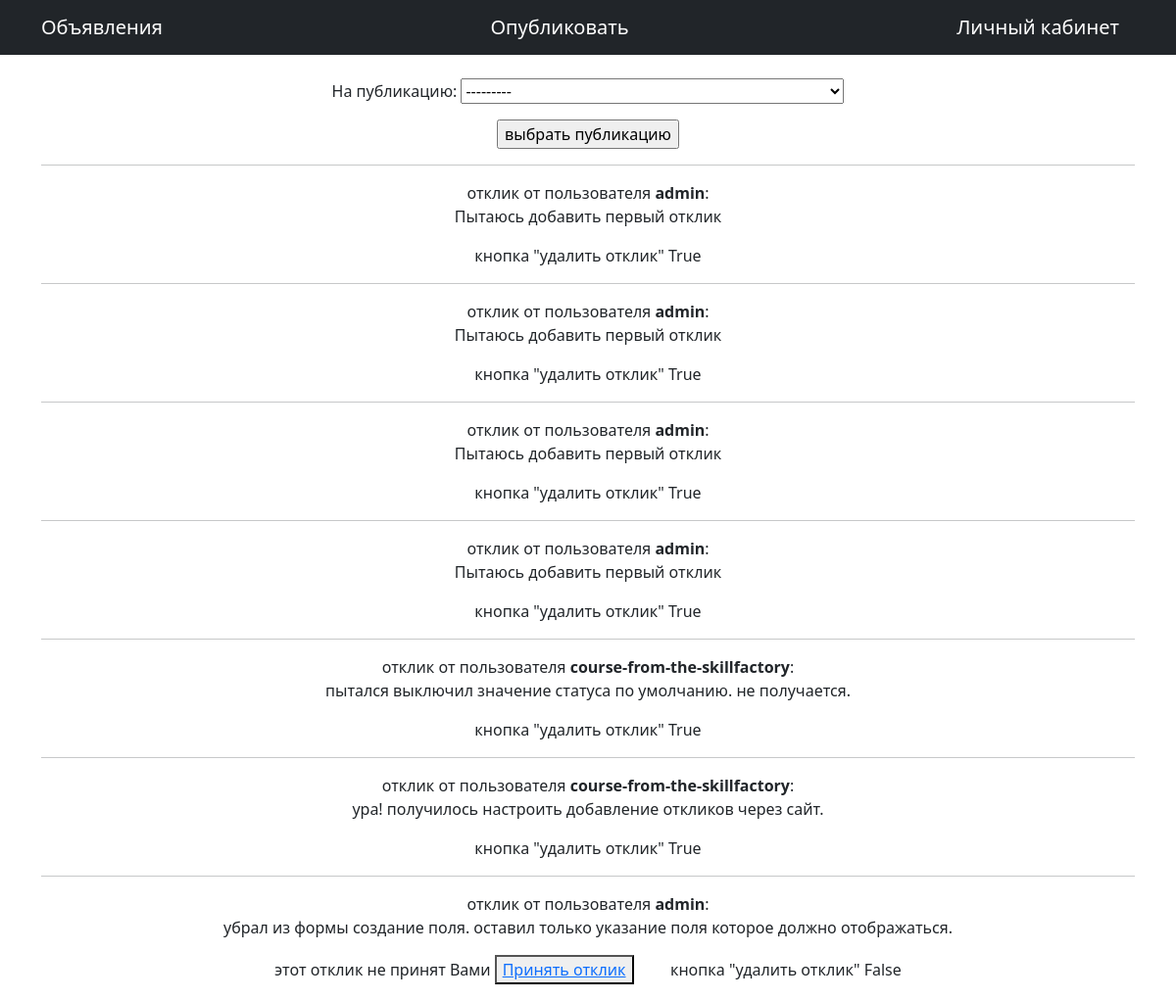
/private/ (signed in), run on an earlier commit of the app's database.
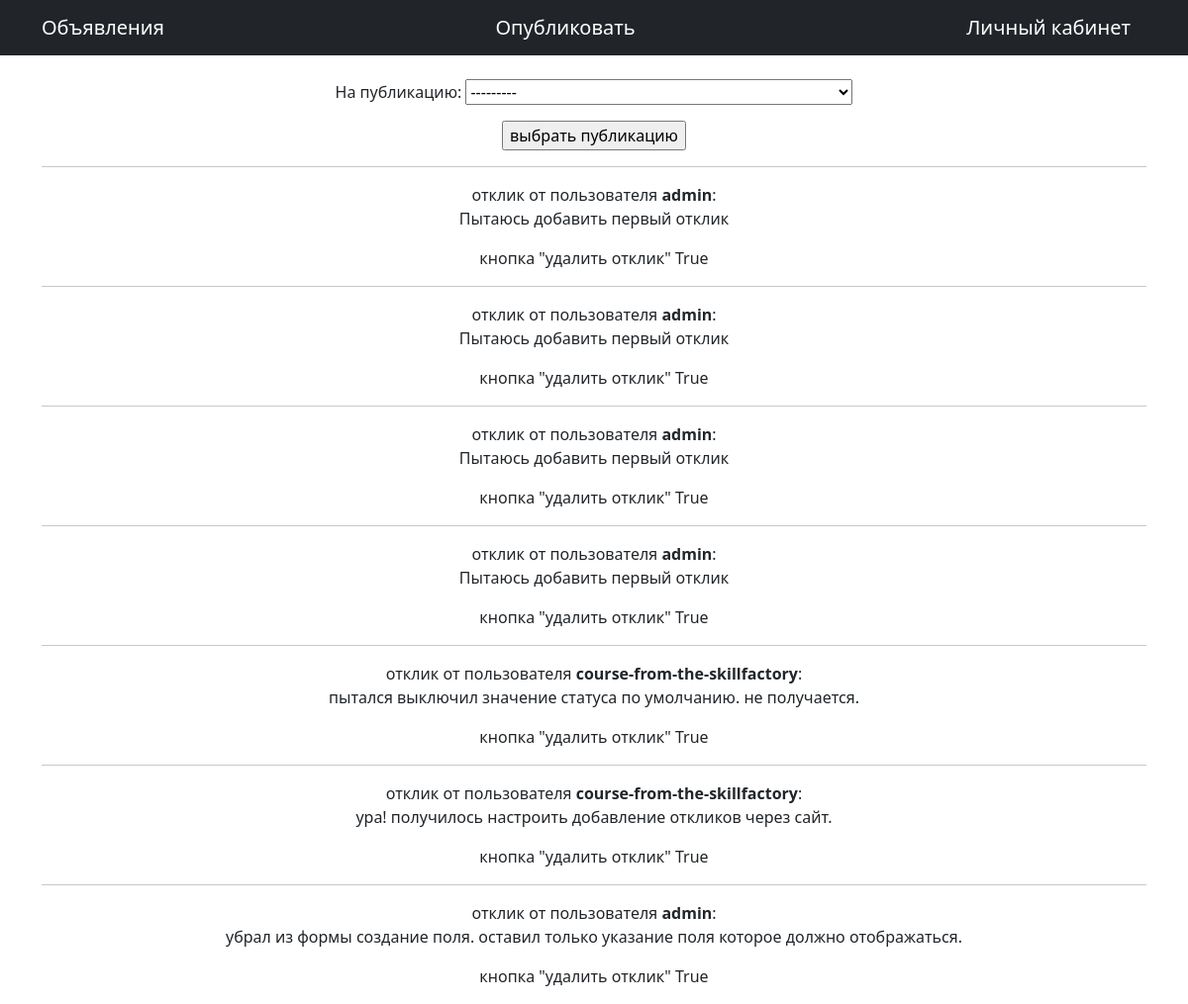
And on a later commit of the database.
### board/models.py (models this page shows)
class Comment(models.Model):
    publication = models.ForeignKey(Publication, on_delete=models.CASCADE, verbose_name='на публикацию')
    user = models.ForeignKey(User, on_delete=models.CASCADE, verbose_name="Комментатор")
    content = models.TextField(verbose_name="Высказывание")
    create_time = models.DateTimeField(auto_now_add=True)
    status = models.BooleanField(default=False)

### board/views.py (the view)
# urls.py: path('private/', ResponsesToMyPublications.as_view(), name='посмотреть отклики'),
class ResponsesToMyPublications(ListView):
    model = Comment
    template_name = "response_list.html"
    context_object_name = "responses"
    def get_queryset(self):
        queryset = super().get_queryset()
        queryset = queryset.filter(publication__user__id=self.request.user.id)
        self.filterset = FilterByPublications(self.request.GET, queryset, request=self.request.user.id)
        return self.filterset.qs
    def get_context_data(self, **kwargs):
        context = super().get_context_data(**kwargs)
        context["filterset"] = self.filterset
        return context

### board/models.py (called while the page is built)
    def __str__(self):
        return self.title

### templates/response_list.html (shortened to what this page needs)
{% extends 'basic.html' %}
{% block content %}
<br>
<form action="" method="get">
    {{ filterset.form.as_p }}
    <input type="submit" value="выбрать публикацию"/>
</form>
{% if responses %}
{% for response in responses %}
<hr>
отклик от пользователя <strong>{{response.user}}</strong>:
<p>{{response.content}}</p>
<p>
    {% if response.status is not True %}
    этот отклик не принят Вами
    <button><a href="{%url 'принять отклик' response.id %}">Принять отклик</a></button>&nbsp;&nbsp;&nbsp;&nbsp;&nbsp;&nbsp;&nbsp;&nbsp;
    {% endif %}
    кнопка "удалить отклик"
    {{response.status}}
</p>
{% endfor %}
{% else %}
<h3>на эту публикацию нет откликов</h3>
{% endif %}
{% endblock content %}

What changed in the data, as far as the page shows it:
changed Comment (number 7 of 7 on the later page): status "False" → "True"; no longer shows "этот отклик не принят Вами Принять отклик"
